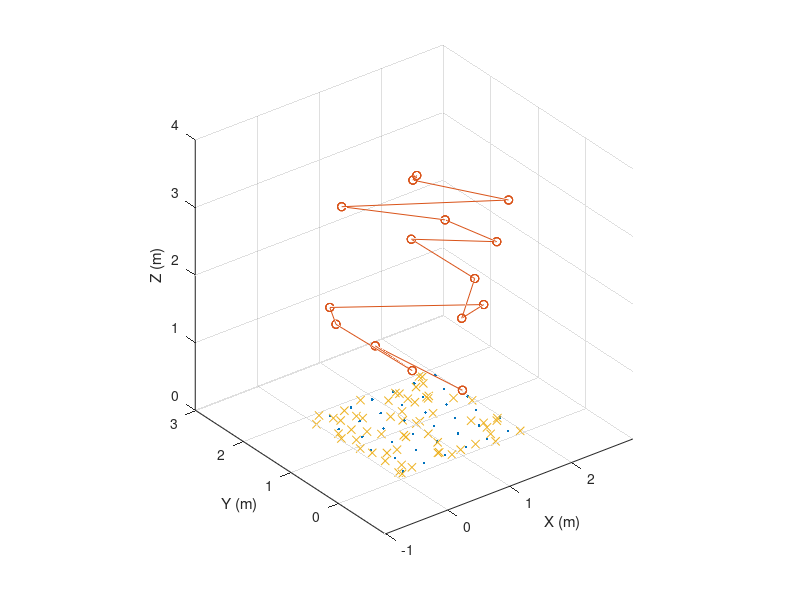

Reproduce this figure in MATLAB. (Note: this script raises an error after producing the figure.)
% 2016 10 26  Make up dolphin path, click direction, and mic location

clear
usrn = getenv('username');
% Set up various paths
if strcmp(usrn,'Wu-Jung')
    base_path = 'F:\Dropbox\Z_wjlee\projects\rousettus_bp\analysis_results_figs';
    addpath('F:\Dropbox\0_CODE\beampattern_other_code');
    addpath('F:\Dropbox\0_CODE\MATLAB\rbfinterp_v1.2');
    addpath('F:\Dropbox\0_CODE\MATLAB\saveSameSize');
else
    base_path = ['C:\Users\',usrn,'\Dropbox\Z_wjlee\projects\rousettus_bp\analysis_results_figs'];
    addpath(['C:\Users\',usrn,'\Dropbox\0_CODE\beampattern_other_code']);
    addpath(['C:\Users\',usrn,'\Dropbox\0_CODE\MATLAB\rbfinterp_v1.2']);
    addpath(['C:\Users\',usrn,'\Dropbox\0_CODE\MATLAB\saveSameSize']);
end

[~,script_name,~] = fileparts(mfilename('fullpath'));
save_path = fullfile(base_path,script_name);
if ~exist(save_path,'dir')
    mkdir(save_path);
end

mic_spacing = 0.25;
screen_size = [2,2];  % x/y dimension of screen [m]
rep_num = 4;

S.mic_spacing = mic_spacing;
S.screen_size = screen_size;

save_fname = sprintf('%s_micsp%2.2fm',script_name,mic_spacing);


% % mic_config = 1;  % 0-random, 1-offset rows
% mic_num = 16;

% Seed rng
rng_seed = 168;
rng(rng_seed);  % seed the random number generator

S.rng_seed = rng_seed;


% Mic locs
% mic_x_temp = linspace(0.15,1.75,floor(1.7/mic_spacing));  % 0.4 spacing
mic_x_temp = linspace(0.15,1.85,floor(1.7/mic_spacing));  % 0.25 spacing
mic_x = repmat(mic_x_temp,length(mic_x_temp),1);
idx_odd = 2:2:length(mic_x_temp);
for iO=1:length(idx_odd)
    mic_x(idx_odd(iO),:) = mic_x_temp+mic_spacing/2;
end
mic_y = repmat(mic_x_temp',1,length(mic_x_temp));
mic_sz = size(mic_x);
mic_loc = [mic_x(:),mic_y(:)];
mic_loc = [mic_loc,zeros(size(mic_loc,1),1)];
[xq,yq] = meshgrid(0:0.01:2,0:0.01:2);

S.mic_loc = mic_loc;


% Dolphin locs
d_num = 15;
dloc_bnd = [2,2,4];
d_loc(:,1) = rand(d_num,1)*dloc_bnd(1);
d_loc(:,2) = rand(d_num,1)*dloc_bnd(2);
d_loc(:,3) = linspace(0.5,dloc_bnd(3),d_num);
% d_loc(:,3) = rand(d_num,1)*dloc_bnd(3)+0.5;
d_loc = flipud(sortrows(d_loc,3));
d_loc = repmat(d_loc,1,rep_num);  % rep rep_num times
d_loc = reshape(d_loc',3,[])';

S.d_num = d_num;
S.d_loc = d_loc;


% Click aim
c_num = d_num*rep_num;
cloc_bnd = [2,2];
c_loc(:,1) = rand(c_num,1)*cloc_bnd(1);
c_loc(:,2) = rand(c_num,1)*cloc_bnd(2);
c_loc(:,3) = zeros(size(c_loc,1),1);

S.c_num = c_num;
S.c_loc = c_loc;


% Plot setup
fig_setup = figure;
plot3(mic_loc(:,1),mic_loc(:,2),mic_loc(:,3),'.')
hold on
plot3(d_loc(:,1),d_loc(:,2),d_loc(:,3),'-o')
plot3(c_loc(:,1),c_loc(:,2),c_loc(:,3),'x')
axis equal
grid
xlabel('X (m)');
ylabel('Y (m)');
zlabel('Z (m)');

saveas(fig_setup,fullfile(save_path,[save_fname,'_setup.fig']),'fig');
saveSameSize(fig_setup,'file',fullfile(save_path,[save_fname,'_setup.png']),...
    'format','png','renderer','painters');

% Beampattern params
match_deg = 5;  % [deg]
bp_info.c = 1500;  % sound speed [m/s]
bp_info.freq = 60e3;  % [Hz]
bp_info.k = 2*pi*bp_info.freq/bp_info.c;  % wavenumber

% Find aperture with best-fitting -3dB contour to mean azimuth of data
a_fine = (2:0.01:7)*1e-2; % [m]
theta_fine = 0:pi/1000:pi/2;
piston_bp = 20*log10(abs(2*besselj(1,bp_info.k*a_fine'*sin(theta_fine))./...
    (bp_info.k*a_fine'*sin(theta_fine))));
[C,~] = contour(theta_fine/pi*180,a_fine,piston_bp,[-3 -6],'fill','on');
c_level = parse_contour_output(C);
piston_3dB_c = [c_level(2).X; c_level(2).Y]';

[~,idx_mean] = min(abs(piston_3dB_c(:,1)-match_deg));
a_mean = piston_3dB_c(idx_mean,2);
close
bp_info.a = a_mean;

piston_bp_best = 20*log10(abs(2*besselj(1,bp_info.k*a_mean*sin(theta_fine))./...
    (bp_info.k*a_mean*sin(theta_fine))));

% Plot params
cvec = [0:-1:-30];

% Beampattern simulation
fig_bp = figure;
corder = get(gca,'colororder');
for iD=1:d_num*rep_num
    % Mic to bat vector
    mic2bat = mic_loc-repmat(d_loc(iD,:),size(mic_loc,1),1);
    mic2bat_len = sqrt(diag(mic2bat*mic2bat'));
    mic2bat = mic2bat./repmat(mic2bat_len,1,3);
    
    % Beam aim to bat vector
    aim_v = c_loc(iD,:)-d_loc(iD,:);
    aim_v = aim_v/norm(aim_v);
    
    pol_angle = acos(diag(mic2bat*repmat(aim_v',1,size(mic2bat,1))));

    mic_dB = 20*log10(abs(2*besselj(1,bp_info.k*bp_info.a*sin(pol_angle))./...
        (bp_info.k*bp_info.a*sin(pol_angle))));
    mic_dB(pol_angle==0) = 0;
    
    % Interpolation
    vq = griddata(mic_loc(:,1),mic_loc(:,2),mic_dB,xq,yq,'natural');
    
    [c_level,c_level_nan] = get_main_contour(vq,unique(xq),unique(yq),-3);
    
    % Plot
    figure(fig_bp)
    cla
    imagesc(unique(xq),unique(yq),vq);
    hold on
    plot(mic_loc(:,1),mic_loc(:,2),'o','linewidth',2,'color','w');
    plot(c_loc(iD,1),c_loc(iD,2),'*','linewidth',2,'color','r','markersize',10);
    if ~isempty(c_level)
        plot(c_level(:,1),c_level(:,2),'r')
    end
    axis xy
    xlabel('X (m)');
    ylabel('Y (m)');
%     colormap(parula(length(cvec)-1))
    colorbar('ticks',[-50:10:-10,-3,0]);
%     colorbar('Ticks',linspace(0+1/num_freq/2,1-1/num_freq/2,num_freq),...
%     'TickLabels',{num2str(freq_all'/1e3)},'location','southoutside');
%     caxis([0,-3,-10,-20:10:-60])
    caxis([-50 0])
    axis equal
    axis([0 2 0 2])
    set(gca,'xtick',0:0.5:2,'ytick',0:0.5:2);
    title(sprintf('Click %02d, Dist=%2.2f m',iD,d_loc(iD,3)));
    
    save_fname_curr = sprintf('%s_c%02d_d%2.2fm_bp',save_fname,iD,d_loc(iD,3));
    saveSameSize_100(fig_bp,'file',fullfile(save_path,[save_fname_curr,'.png']),...
    'format','png','renderer','painters');
end









